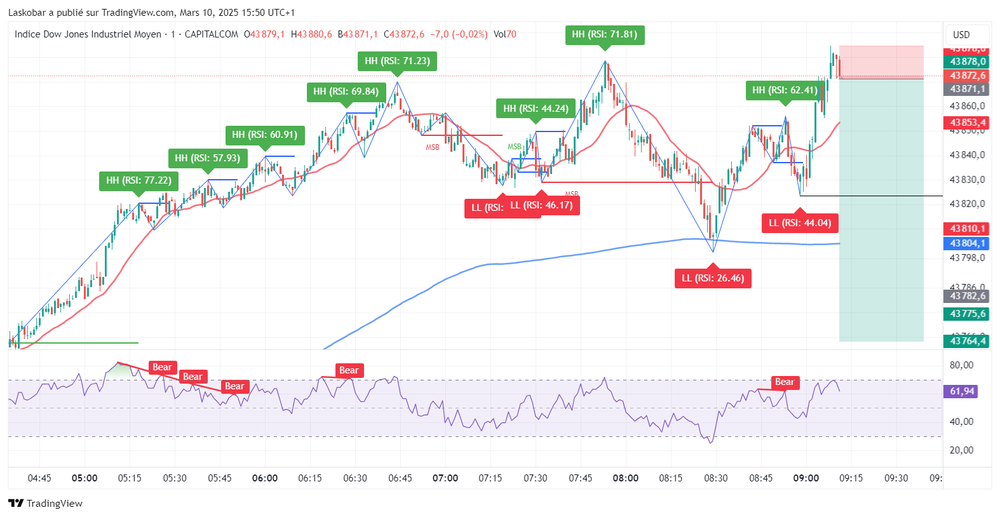
#> input picture data/images/2.png, 1000 x 517 px, shrunk from 1574 x 814 before the run
$ python -i trading_vision_annotator.py   (imports and definitions only)
#> lines starting #> are read from the running program, lines starting #| are printed output that depends on the picture
import os
import json
import numpy as np
import pandas as pd
from datetime import datetime
from typing import Dict, List, Tuple, Optional, Any
from PIL import Image, ImageDraw, ImageFont
import matplotlib.pyplot as plt
import cv2
import shutil

class TradingVisionAnnotator:
    """
    Outil pour annoter et analyser les screenshots de trading.
    Permet de créer un dataset pour l'entraînement de l'équipe de vision Djeli.
    """
    def __init__(self, data_root: str = "data/vision",
                 output_dir: str = "data/annotated",
                 annotation_file: str = "data/vision/annotations.json"):
        """
        Initialise l'annotateur de vision de trading.

        Args:
            data_root: Répertoire contenant les images
            output_dir: Répertoire pour les images annotées
            annotation_file: Fichier pour sauvegarder les annotations
        """
        self.data_root = data_root
        self.output_dir = output_dir
        self.annotation_file = annotation_file

        # Créer les répertoires nécessaires
        os.makedirs(data_root, exist_ok=True)
        os.makedirs(output_dir, exist_ok=True)
        os.makedirs(os.path.dirname(annotation_file), exist_ok=True)

        # Charger les annotations existantes
        self.annotations = self._load_annotations()

        # Types d'éléments visuels à détecter
        self.element_types = {
            "candle_bullish": {"color": "green", "description": "Bougie haussière"},
            "candle_bearish": {"color": "red", "description": "Bougie baissière"},
            "candle_doji": {"color": "blue", "description": "Bougie doji"},
            "candle_hammer": {"color": "orange", "description": "Bougie en marteau"},
            "candle_shooting_star": {"color": "purple", "description": "Bougie étoile filante"},
            "support_level": {"color": "green", "description": "Niveau de support"},
            "resistance_level": {"color": "red", "description": "Niveau de résistance"},
            "trend_line": {"color": "blue", "description": "Ligne de tendance"},
            "moving_average": {"color": "orange", "description": "Moyenne mobile"},
            "rsi_indicator": {"color": "purple", "description": "Indicateur RSI"},
            "macd_indicator": {"color": "brown", "description": "Indicateur MACD"},
            "bollinger_bands": {"color": "teal", "description": "Bandes de Bollinger"},
            "volume_bar": {"color": "gray", "description": "Barre de volume"},
            "pattern_flag": {"color": "yellow", "description": "Pattern drapeau"},
            "pattern_triangle": {"color": "cyan", "description": "Pattern triangle"},
            "pattern_head_shoulders": {"color": "magenta", "description": "Pattern tête et épaules"},
            "pattern_double_top": {"color": "lime", "description": "Pattern double sommet"},
            "pattern_double_bottom": {"color": "pink", "description": "Pattern double creux"},
            "price_level": {"color": "white", "description": "Niveau de prix"},
            "fibonacci_level": {"color": "gold", "description": "Niveau de Fibonacci"}
        }

        print(f"TradingVisionAnnotator initialisé avec {len(self.annotations)} annotations")

    def _load_annotations(self) -> Dict[str, List[Dict[str, Any]]]:
        """
        Charge les annotations existantes depuis le fichier JSON.

        Returns:
            Dictionnaire d'annotations par image
        """
        if os.path.exists(self.annotation_file):
            try:
                with open(self.annotation_file, 'r') as f:
                    return json.load(f)
            except json.JSONDecodeError:
                print(f"Erreur lors de la lecture du fichier d'annotations. Création d'un nouveau fichier.")
                return {}
        else:
            return {}

    # [273 lines left out: functions _save_annotations, add_annotation, remove_annotation, get_annotations, create_annotated_image, detect_elements_yolo and 1 more, not called in this run]

    def extract_features(self, image_path: str) -> Dict[str, Any]:
        """
        Extrait des caractéristiques visuelles de l'image pour l'apprentissage.

        Args:
            image_path: Chemin de l'image

        Returns:
            Dictionnaire des caractéristiques extraites
        """
#> called with image_path = '../../../data/images/2.png'
        if not os.path.exists(image_path):
            print(f"Image non trouvée: {image_path}")
            return {}

        # Charger l'image avec OpenCV pour le traitement
        img = cv2.imread(image_path)
#> img is the input picture: shape (517, 1000, 3); mean B, G, R 240.9, 241, 241.2
        if img is None:
            print(f"Erreur lors du chargement de l'image avec OpenCV")
            return {}

        # Convertir en niveaux de gris pour certaines analyses
        gray = cv2.cvtColor(img, cv2.COLOR_BGR2GRAY)
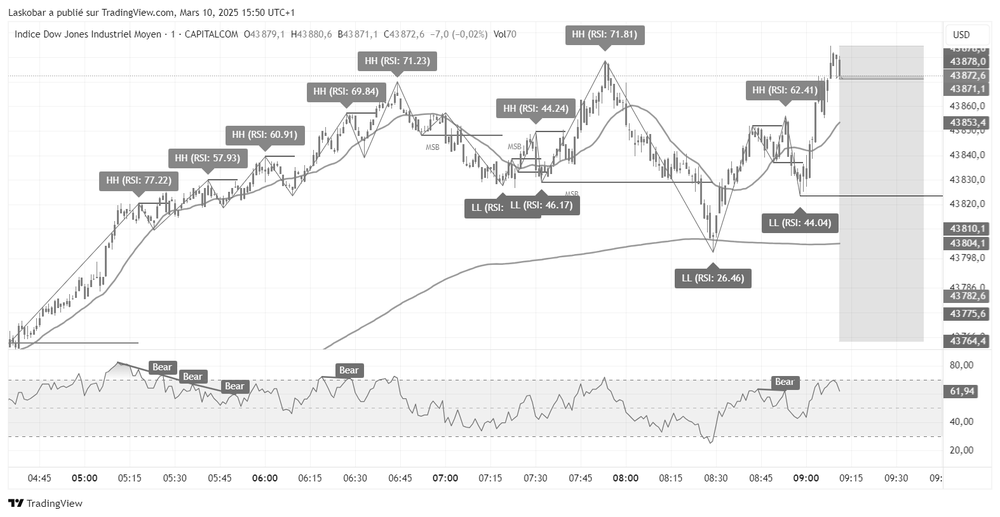
#> gray: shape (517, 1000); min 0, max 255, mean 241

        # Extraire des caractéristiques de base
        height, width, channels = img.shape
#> height = 517; width = 1000; channels = 3

        # Calculer l'histogramme de couleurs
        color_hist = cv2.calcHist([img], [0, 1, 2], None, [8, 8, 8], [0, 256, 0, 256, 0, 256])
        color_hist = cv2.normalize(color_hist, color_hist).flatten()
#> color_hist = 512 values, max 0.998 at index 511, min 0 at index 1, mean 0.0023

        # Calculer des statistiques sur les bords (détection de Canny)
        edges = cv2.Canny(gray, 100, 200)
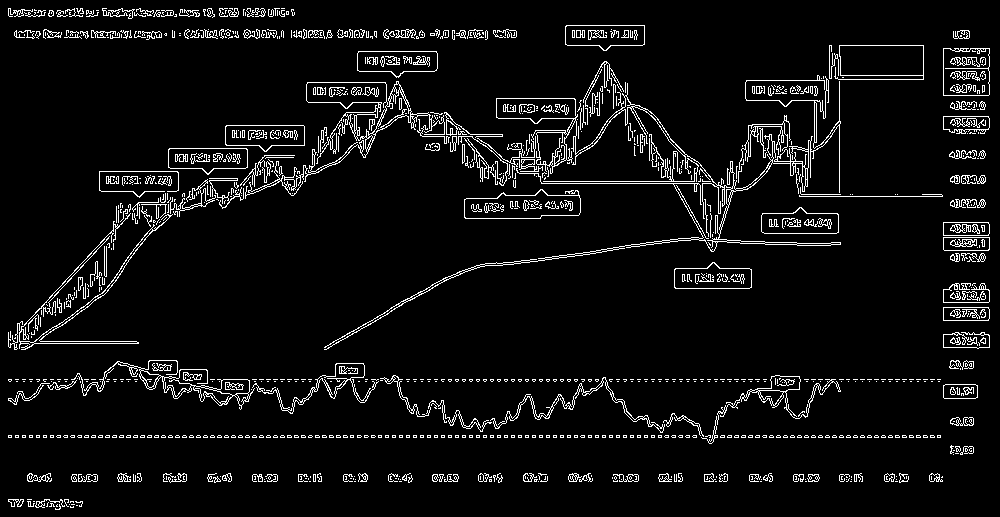
#> edges: shape (517, 1000); 6% white in thin lines or dots
        edge_density = np.count_nonzero(edges) / (height * width)
#> edge_density = 0.0598

        # Diviser l'image en régions et calculer des statistiques
        regions = []
        h_step = height // 3
#> h_step = 172
        w_step = width // 3
#> w_step = 333

        for i in range(3):
            for j in range(3):
                y1 = i * h_step
                y2 = (i + 1) * h_step if i < 2 else height
                x1 = j * w_step
                x2 = (j + 1) * w_step if j < 2 else width

                region = gray[y1:y2, x1:x2]

                region_stats = {
                    "mean": np.mean(region),
                    "std": np.std(region),
                    "min": np.min(region),
                    "max": np.max(region)
                }

                regions.append(region_stats)
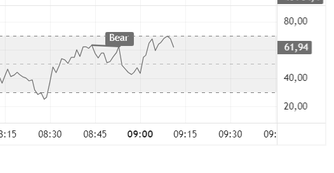
#> region: shape (173, 334); min 24, max 255, mean 245.1
#> after the loop, regions = 9 items

        # Calculer le nombre de lignes horizontales potentielles (pour supports/résistances)
        horizontal_lines = self._detect_horizontal_lines(edges)

        # Collecter toutes les caractéristiques
        features = {
            "dimensions": {
                "width": width,
                "height": height,
                "aspect_ratio": width / height
            },
            "color_distribution": {
                "histogram": color_hist.tolist(),
                "mean_color": [np.mean(img[:,:,i]) for i in range(3)]
            },
            "edge_analysis": {
                "edge_density": edge_density,
                "horizontal_lines_count": len(horizontal_lines)
            },
            "regions": regions
        }

        return features

    def _detect_horizontal_lines(self, edges, min_length=50, max_gap=5):
        """
        Détecte les lignes horizontales dans une image de contours.
        Utile pour identifier les supports et résistances.

        Args:
            edges: Image binaire des contours
            min_length: Longueur minimale des lignes
            max_gap: Écart maximal autorisé dans une ligne

        Returns:
            Liste de lignes horizontales [x1, y1, x2, y2]
        """
#> called with min_length = 50, max_gap = 5
        lines = cv2.HoughLinesP(edges, 1, np.pi/180, threshold=50,
                              minLineLength=min_length, maxLineGap=max_gap)
#> lines = 63 rows, first 6: [8, 435, 940, 435], [709, 437, 940, 437], [365, 379, 940, 379], [8, 436, 696, 436], [540, 181, 713, 181], [185, 37, 283, 37]

        horizontal_lines = []
        if lines is not None:
            for line in lines:
                x1, y1, x2, y2 = line[0]
                # Filtrer les lignes presque horizontales
                if abs(y2 - y1) < 10:  # Tolérance de 10 pixels
                    horizontal_lines.append([x1, y1, x2, y2])
#> this loop made 63 passes
#> (x1, y1, x2, y2) on passes 1 to 12: (8, 435, 940, 435), (709, 437, 940, 437), (365, 379, 940, 379), (8, 436, 696, 436), (540, 181, 713, 181), (185, 37, 283, 37), (385, 381, 813, 381), (500, 263, 684, 238), (541, 183, 735, 183), (383, 33, 493, 33), (383, 35, 487, 35), (572, 36, 636, 36)
#> after the loop, horizontal_lines = 51 items, first 6: [8, 435, 940, 435], [709, 437, 940, 437], [365, 379, 940, 379], [8, 436, 696, 436], [540, 181, 713, 181], [185, 37, 283, 37]

        return horizontal_lines

    # [367 lines left out: functions match_pattern_template, analyze_screenshot, create_training_dataset, prepare_yolo_config, associate_with_setup, analyze_setup_visuals, not called in this run]

>>> result = TradingVisionAnnotator().extract_features('../../../data/images/2.png')
#> result = 4 items
